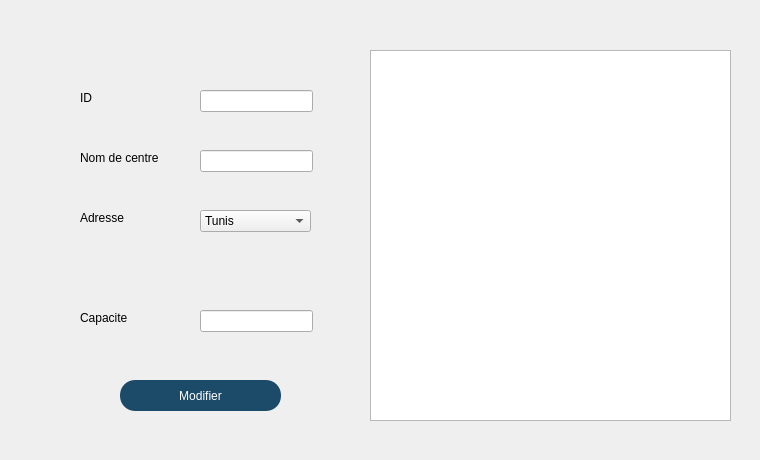
      <widget class="QWidget" name="tab_9">
       <attribute name="title">
        <string>modifier</string>
       </attribute>
       <widget class="QLabel" name="label_12">
        <property name="geometry">
         <rect>
          <x>0</x>
          <y>0</y>
          <width>751</width>
          <height>451</height>
         </rect>
        </property>
        <property name="text">
         <string/>
        </property>
        <property name="pixmap">
         <pixmap resource="resources.qrc">:/images/icons/interMounir.png</pixmap>
        </property>
       </widget>
       <widget class="QLineEdit" name="nom_buttonn">
        <property name="geometry">
         <rect>
          <x>200</x>
          <y>150</y>
          <width>113</width>
          <height>22</height>
         </rect>
        </property>
       </widget>
       <widget class="QComboBox" name="comboBox_3">
        <property name="geometry">
         <rect>
          <x>200</x>
          <y>210</y>
          <width>111</width>
          <height>22</height>
         </rect>
        </property>
        <item>
         <property name="text">
          <string>Tunis</string>
         </property>
        </item>
        <item>
         <property name="text">
          <string>Sousse</string>
         </property>
        </item>
        <item>
         <property name="text">
          <string>Gafsa</string>
         </property>
        </item>
       </widget>
       <widget class="QLineEdit" name="id_mod_2">
        <property name="geometry">
         <rect>
          <x>200</x>
          <y>90</y>
          <width>113</width>
          <height>22</height>
         </rect>
        </property>
       </widget>
       <widget class="QLabel" name="label_19">
        <property name="geometry">
         <rect>
          <x>80</x>
          <y>90</y>
          <width>56</width>
          <height>16</height>
         </rect>
        </property>
        <property name="text">
         <string>ID</string>
        </property>
       </widget>
       <widget class="QLabel" name="label_20">
        <property name="geometry">
         <rect>
          <x>80</x>
          <y>210</y>
          <width>56</width>
          <height>16</height>
         </rect>
        </property>
        <property name="text">
         <string>Adresse</string>
        </property>
       </widget>
       <widget class="QLabel" name="label_21">
        <property name="geometry">
         <rect>
          <x>80</x>
          <y>150</y>
          <width>91</width>
          <height>16</height>
         </rect>
        </property>
        <property name="text">
         <string>Nom de centre</string>
        </property>
       </widget>
       <widget class="QLineEdit" name="cap_buttonn">
        <property name="geometry">
         <rect>
          <x>200</x>
          <y>310</y>
          <width>113</width>
          <height>22</height>
         </rect>
        </property>
       </widget>
       <widget class="QLabel" name="label_22">
        <property name="geometry">
         <rect>
          <x>80</x>
          <y>310</y>
          <width>56</width>
          <height>16</height>
         </rect>
        </property>
        <property name="text">
         <string>Capacite</string>
        </property>
       </widget>
       <widget class="QTableView" name="tableview_m">
        <property name="geometry">
         <rect>
          <x>370</x>
          <y>50</y>
          <width>361</width>
          <height>371</height>
         </rect>
        </property>
        <property name="styleSheet">
         <string notr="true"/>
        </property>
       </widget>
       <widget class="QPushButton" name="modifierB">
        <property name="geometry">
         <rect>
          <x>120</x>
          <y>380</y>
          <width>161</width>
          <height>31</height>
         </rect>
        </property>
        <property name="styleSheet">
         <string notr="true">background-color:rgb(27, 75, 104);
color:white;
border-radius:15px;</string>
        </property>
        <property name="text">
         <string>Modifier</string>
        </property>
       </widget>
      </widget>
